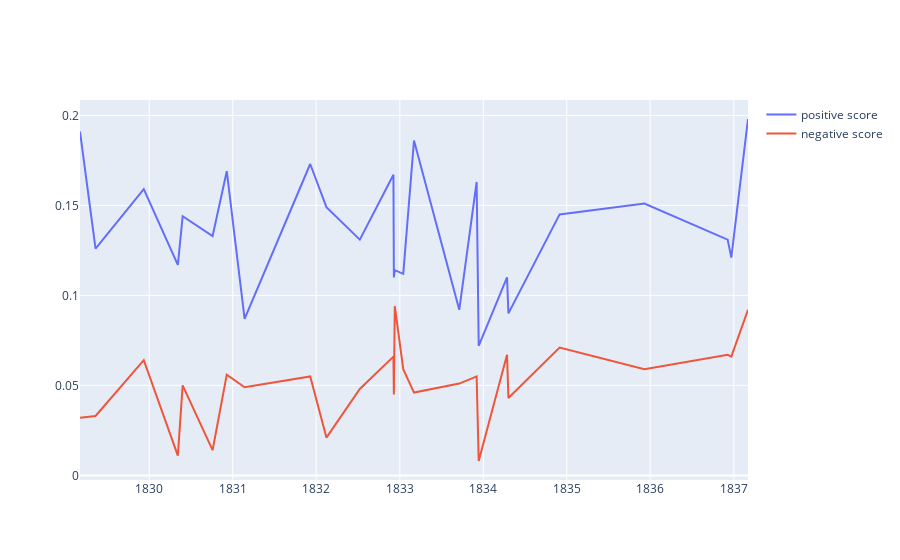

The cell this chart's notebook holds for it:
### Markdown cell above
## Andrew Jackson

### Code cell
aj = df.loc[df['president'].isin(['Andrew Jackson'])]
fig = go.Figure()
fig.add_trace(go.Scatter(x=aj["date"], y=aj["score_pos"],
                    mode='lines',
                    name='positive score'))
fig.add_trace(go.Scatter(x=aj["date"], y=aj["score_neg"],
                    mode='lines',
                    name='negative score'))
fig.show()
